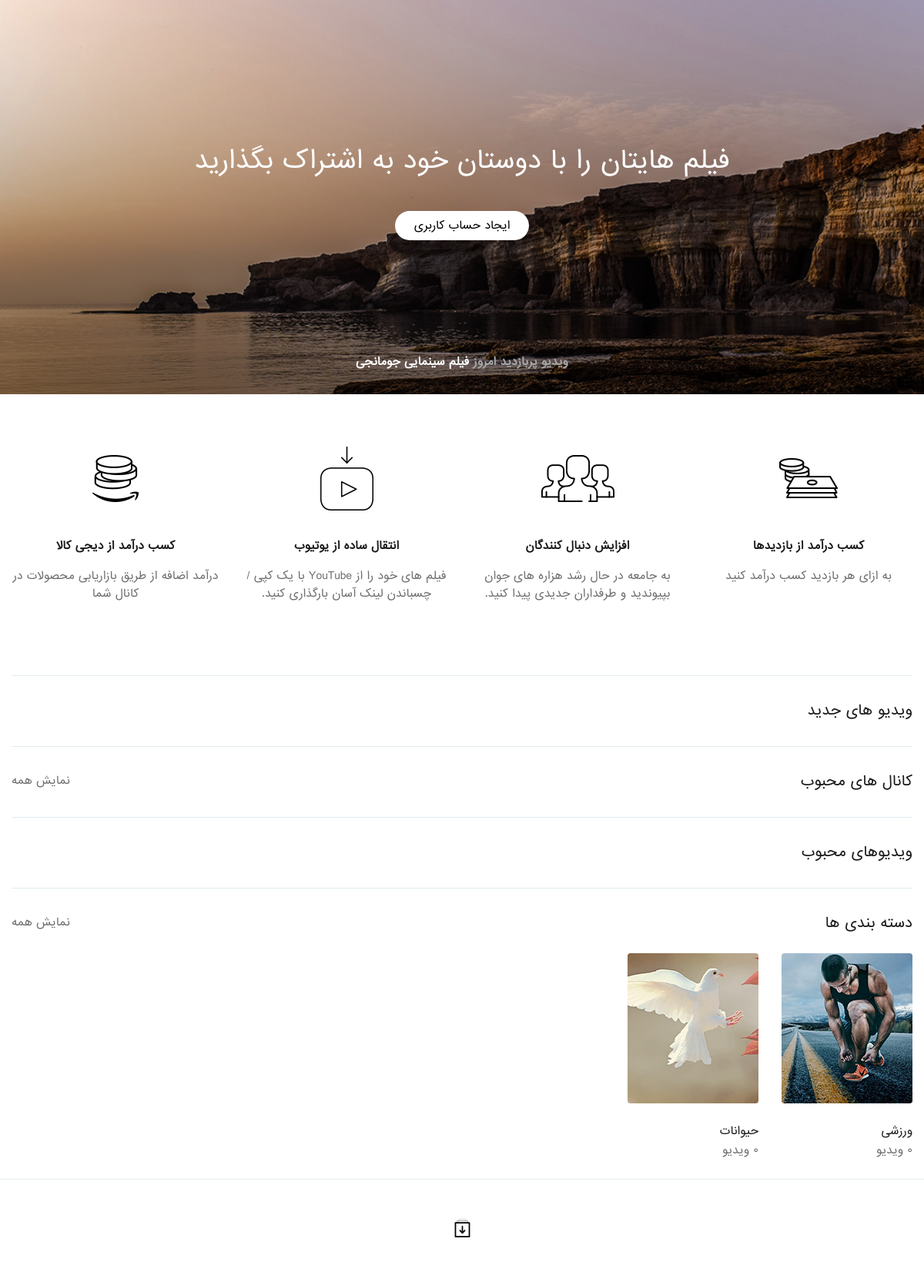
The page / on the database its author committed.
### youtube/models.py (models this page shows, shortened)
class Category(models.Model):
    name = models.CharField(max_length=200,verbose_name='نام دسته بندی')
    image = models.ImageField(null=True)

### youtube/views.py (the view)
# urls.py: path('',views.index,name='home'),
def index(request):
    videos = Video.objects.all_video().order_by('-created')
    channels = Profile.objects.exclude(image='').annotate(most_like=Count('video__like')).exclude(most_like=0).order_by('-most_like')[0:4]
    favorite_videos = Video.objects.all_video().annotate(like_count=Count('like')).order_by('-like_count','-created')
    categorys = Category.objects.all()[0:4]
    context = {
        'latest_videos': videos,
        'channels' : channels,
        'favorite_videos' : favorite_videos,
        'categorys' : categorys,
    }
    return render(request,'index.html',context)

### youtube/models.py (called while the page is built)
    def all_video(self,**kwargs):
        return Video.objects.filter(published=True,**kwargs)

### templates/index.html (shortened to what this page needs)
{% extends 'base.html' %}
{% load static %}
{% block body %}
<section class="banner-section">
	<div class="container">
		<div class="banner-text">
			<p class="bold-titr">فیلم هایتان را با دوستان خود به اشتراک بگذارید</p>
			<a href="#" title="">ایجاد حساب کاربری</a>
		</div>
		<h3 class="headline">ویدیو پربازدید امروز <a href="#" title="">فیلم سینمایی جومانجی</a></h3>
	</div>
</section>
<section class="services-sec">
	<div class="container">
		<div class="services-row">
			<div class="row">
				<div class="col-lg-3 col-md-6 col-sm-6 col-12">
					<div class="service-col">
						<img src="{% static 'images/sv1.png' %}" alt="">
						<h3>کسب درآمد از بازدیدها</h3>
						<p>به ازای هر بازدید کسب درآمد کنید</p>
					</div>
				</div>
				<div class="col-lg-3 col-md-6 col-sm-6 col-12">
					<div class="service-col">
						<img src="{% static 'images/sv2.png' %}" alt="">
						<h3>افزایش دنبال کنندگان</h3>
						<p>به جامعه در حال رشد هزاره های جوان بپیوندید و طرفداران جدیدی پیدا کنید. </p>
					</div>
				</div>
				<div class="col-lg-3 col-md-6 col-sm-6 col-12">
					<div class="service-col">
						<img src="{% static 'images/sv3.png' %}" alt="">
						<h3>انتقال ساده از یوتیوب</h3>
						<p>فیلم های خود را از YouTube با یک کپی / چسباندن لینک آسان بارگذاری کنید.</p>
					</div>
				</div>
				<div class="col-lg-3 col-md-6 col-sm-6 col-12">
					<div class="service-col">
						<img src="{% static 'images/sv4.png' %}" alt="">
						<h3>کسب درآمد از دیجی کالا </h3>
						<p>درآمد اضافه از طریق بازاریابی محصولات در کانال شما</p>
					</div>
				</div>
			</div>
		</div>
	</div>
</section>
<section class="vds-main">
	<div class="vidz-row">
		<div class="container">
			<div class="vidz_sec">
				<h3>ویدیو های جدید</h3>
			</div>
		</div>
	</div>
	<div class="vidz-row">
		<div class="container">
			<div class="vidz_sec">
				<h3>کانال های محبوب</h3>
				<a href="{% url 'youtube:browse_channels' %}" title="" class="view-btn">نمایش همه</a>
			</div>
		</div>
	</div>
	<div class="vidz-row">
		<div class="container">
			<div class="vidz_sec">
				<h3>ویدیوهای محبوب</h3>
			</div>
		</div>
	</div>
	<div class="vidz-row pop_channels">
		<div class="container">
			<div class="vidz_sec">
				<h3>دسته بندی ها</h3>
				<a href="{% url 'youtube:browse_category' %}" title="همه دسته بندی ها" class="view-btn">نمایش همه</a>
				<div class="vidz_list">
					<div class="row">
						{% for category in categorys %}
						<div class="col-lg-2 col-md-4 col-sm-4 col-6 full_wdth">
							<div class="videoo">
								<div class="vid_thumbainl">
									<a href="#" title="{{category.name}}">
										<img src="{{category.image.url}}" alt="{{category.name}}">
									</a>
								</div>
								<div class="video_info">
									<h3><a href="#">{{category.name}}</a></h3>
									<span>{{category.video_set.all.count}} ویدیو</span>
								</div>
							</div>
						</div>
						{% endfor %}
					</div>
				</div>
			</div>
		</div>
	</div>
</section>
<section class="more_items_sec text-center">
	<div class="container">
		<a href="#" title="">
		</a>
	</div>
</section>
{% endblock body %}

### static/css/style.css (style rules this page uses)
html, body, div, span, applet, object, iframe, h1, h2, h3, h4, h5, h6, p, blockquote, pre, a, abbr, acronym, address, big, cite, code, del, dfn, em, img, ins, kbd, q, s, samp, small, strike, strong, sub, sup, tt, var, b, u, i, center, dl, dt, dd, ol, ul, li, fieldset, form, label, legend, table, caption, tbody, tfoot, thead, tr, th, td, article, aside, canvas, details, embed, figure, figcaption, footer, header, hgroup, menu, nav, output, ruby, section, summary, time, mark, audio, video { margin: 0; padding: 0; border: 0; font-size: 100%; font: inherit; vertical-align: baseline; direction:rtl; }
article, aside, details, figcaption, figure, footer, header, hgroup, menu, nav, section { display: block; }
body { font-family: Iransans; font-size: 14px; font-weight: 400; overflow-x: hidden; }
* { margin:0; padding: 0; }
section { position: relative; }
img { height: auto; margin-bottom: -6px; }
p { font-size: 13px; line-height: 27px; }
a, a:hover { color: inherit; }
h1,h2,h3 { font-weight: 700; }
.container { max-width: 1170px; }
.side_links .dp_ul li span.act_status, .vid-pr img, .img-ch img, .vid_thumbainl.br img, .vidz_row, .chat_view, .usr_name, .play_vid, .vid_thumbainl > a img, .vid-time, .img-info-ch, .wk-img img, .video_info.ms.br ul li span, .active-mb.pr, .active-mb.sr, .active-mb.mr, .dp_ul li span.act_status { -webkit-border-radius: 3px; -moz-border-radius: 3px; -ms-border-radius: 3px; -o-border-radius: 3px; border-radius: 3px; }
.vidz_sec { position: relative; border-bottom: 1px solid #e2ebef; padding: 30px 0; }
.vidz_list { margin-bottom: -23px; }
.vidz_sec > h3 { font-size: 18px; margin-bottom: 24px; color: #1c1b1b; font-weight: 500; }
.view-btn { position: absolute; top: 32px; left: 0; color: #6e6f70; font-size: 14px; }
.videoo { margin-bottom: 26px; }
.vid_thumbainl { position: relative; margin-bottom: 23px; }
.vid_thumbainl { position: relative; }
.vid_thumbainl > a { display: block; position: relative; overflow: hidden; }
.vid_thumbainl > a img { width: 100%; object-fit: cover; }
.video_info { width: 100%; margin-top: 14px; }
.video_info > h3 { color: #1c1b1b; font-size: 14px; line-height: 23px; font-weight: 500; margin-bottom: 5px; }
.video_info > span { display: inline-block; color: #6e6f70; font-size: 14px; line-height: 16px; }
.more_items_sec { padding: 70px 0; border-top: 1px solid #e2ebef; }
.more_items_sec svg { width: 25px; height: 25px; }
.pop_channels .video_info > h3 { margin-bottom: 1px; }
.pop_channels .vidz_sec { padding-bottom: 22px; }
.banner-section { background-image: url(../images/resources/banner-img.jpg); background-repeat: no-repeat; background-size: cover; padding: 200px 0; }
.banner-section:before { content: ''; position: absolute; bottom: 0; left: 0; background:linear-gradient(to bottom, rgba(0,0,0,0.02), #000000); width: 100%; height: 100%; opacity: 0.50; }
.banner-text { text-align: center; position: relative; }
.banner-text p { color: #fff; font-size: 32px; margin-top: -20px; margin-bottom: 36px; line-height: 1.8 }
.banner-text > a { display: inline-block; color: #000000; font-size: 14px; background-color: #ffffff; height: 38px; line-height: 38px; padding: 0 25px; border-radius: 30px; }
.headline { color: #a7a8a8; font-size: 14px; position: absolute; bottom: 30px; text-align: center; width: 100%; left: 0; }
.headline a { display: inline-block; color: #ffffff; }
.services-sec { padding: 67px 0 0; }
.services-row { border-bottom: 1px solid #e2ebef; padding-bottom: 94px; }
.service-col { text-align: center; }
.service-col > img { margin-bottom: 25px; }
.service-col > h3 { color: #1c1b1b; font-size: 14px; margin-bottom: 16px; }
.service-col > p { color: #6e6f70; font-size: 14px; line-height: 23px; }
.vidz-row .vidz_sec { border-bottom: 1px solid #e2ebef; }
.pop_channels .vidz_sec { border-bottom: 0; }

### static/css/responsive.css (style rules this page uses)
@media (max-width: 1200px) { .container { max-width: 100%;padding: 0 15px; } }
@media (max-width: 1200px) { .more_items_sec { padding: 50px 0; } }

### rows shown on the page
Category: image (picture), name "ورزشی"
Category: image (picture), name "حیوانات"
